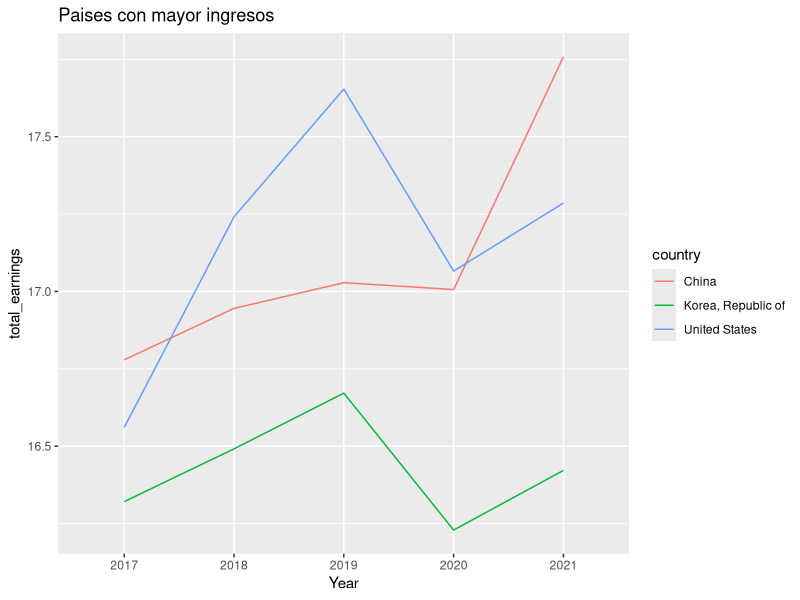
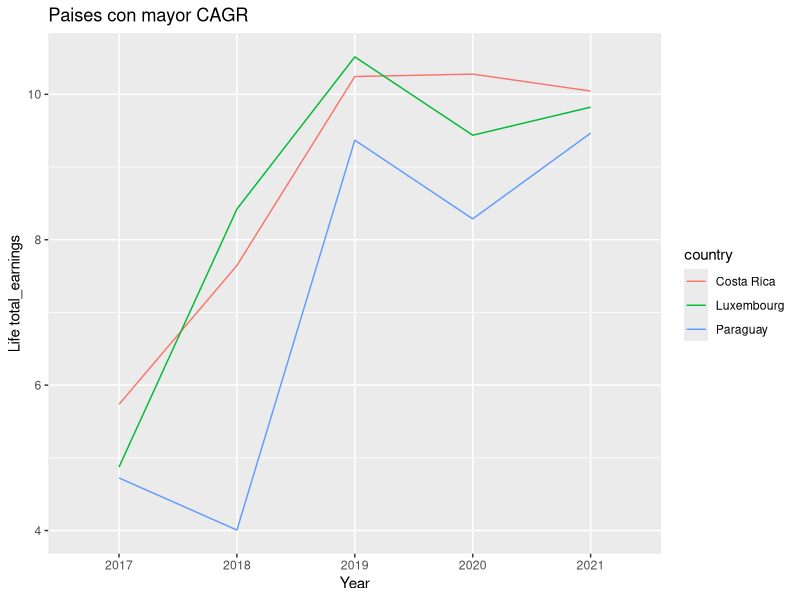

Reproduce these figures in R, in order.
## ---- chunk 1
# LIBRERIA USADAS
knitr::opts_chunk$set(echo = TRUE)
library(dplyr)
library(corrplot)
library(psych)
library(ggplot2)
library(fitdistrplus)
library(plm)
library(lmtest)
library(car)
library(lubridate)
## ---- chunk 2
df <- read.csv('df_17_21_noclean.csv') %>%
  dplyr::select(year, country, total_earnings, # orden de datos panel
         total_players,
         -iso, -code, #no aplica el modelo
         pbicap, 
         gdp_gr,
         CPI, # corrupcion
         internet, 
         elect_acc,
         exp_tech, # tech access
         net_mig,
         life_exp, # edades
         poblacion# people
        ) %>%
  arrange(country, decreasing = FALSE)


head(df, 3)
## ---- chunk 3
sapply(df, function(x) sum(is.na(x)))
## ---- chunk 4
# Pbi faltantes 
## "Cuba"  "Lebanon"  "Syrian Arab Republic"  "Venezuela"  
pbicap_faltantes <- unique(df[is.na(df$pbicap), ]$country)
df <- df[!df$country %in% pbicap_faltantes, ]

# Internet: 2 faltantes -> 2018 cambodia y trinidad y tobago

### Cambodia, hueco en 2018, reemplazdo por el promedio

df[df$country=='Cambodia', 'internet'][2] <- 
          (df[df$country=='Cambodia', 'internet'][1] + 
             df[df$country=='Cambodia', 'internet'][3])/2

### trinidad y tobago, reemplazdo por el promedio
df[df$country=='Trinidad and Tobago', 'internet'][2] <- 
          (df[df$country=='Trinidad and Tobago', 'internet'][1]+
              df[df$country=='Trinidad and Tobago', 'internet'][3])/2

# Acceso a electricidad y life expectanci solo antes del 2022
df <- df %>%
  filter(year < as.Date("2022-01-01"))

# EXportacion tecnologica voy a quitar a los paises que no tiene exportacion por temas politicos
##"Iran, Islamic Republic of" "United Arab Emirates" "Viet Nam"   
exp_faltantes <- unique(df[is.na(df$exp_tech), ]$country)
df <- df[!df$country %in% exp_faltantes, ]


# CPI macao no tiene por temas politicos
df <- df[df$country != 'Macao', ]

# Migation Hong Kong considerado dentro del gobierno de cina
df <- df[df$country != 'Hong Kong', ]

## primero para el year que falta en korea 2020 
df[df$country=='Korea, Republic of', 'net_mig'][4] <- 
   (df[df$country=='Korea, Republic of', 'net_mig'][3]+
      df[df$country=='Korea, Republic of', 'net_mig'][5])/2

## Mismos valores que el 2022
df[df$country=='Mongolia', 'net_mig'][4] <- -850
df[df$country=='Mongolia', 'net_mig'][5] <- -850

### Jugadores por poblacion por millon
df$players_ppl <- (df$total_players/df$poblacion)*1000000


### Jugadores por poblacion por millon
df$net_mig <- (df$net_mig/df$poblacion)*1000000


###########

# verificamos NAs, ahora no tengo NAS
sapply(df, function(x) sum(is.na(x)))
## ---- chunk 5
df_standar <- df %>% 
  mutate(across(c("total_earnings", "pbicap", "poblacion"), ~log(.)))%>%
  mutate(year = year(df$year))
## ---- chunk 6
dim(table(df_standar$country,df_standar$year))

colnames(df_standar)
## ---- chunk 7
attach(df_standar)
Y <- cbind(total_earnings)
X <- cbind(pbicap, 
           gdp_gr,
           internet, 
           life_exp, 
           poblacion, 
           players_ppl,
           net_mig
           )

df_panel <- pdata.frame(df_standar,
                        index=c('country','year'))

head(df_panel,3)
## ---- chunk 8
fijos <- plm(Y ~ X, data=df_panel, index=c('country','year'), model= "within")
summary(fijos)
## ---- chunk 9
random <- plm(Y ~ X, data=df_panel, index=c('country','year'), model= "random")
summary(random)
## ---- chunk 10
mco = plm(Y ~ X, data=df_panel,index=c("state", "year"), model="pooling")
summary(mco)
## ---- chunk 11
plmtest(mco, type=c("bp"))
## ---- chunk 12
phtest(fijos, random)
## ---- chunk 13
pFtest(fijos, mco) 
## ---- chunk 14
df_panel$country <- relevel(df_panel$country, ref = "Spain")
regresion_country_sp = lm(Y ~ X + factor(country), data = df_panel)

# summary(regresion_country)


p_values <- summary(regresion_country_sp)$coefficients[,4]
coeficiente <- summary(regresion_country_sp)$coefficients[,1]

no_significativo <- names(p_values)[which(p_values > 0.05)]

significativo_positivos <- names(p_values)[which(p_values < 0.05 & coeficiente>0)]

significativo_negativos <- names(p_values)[which(p_values < 0.05 & coeficiente<0)]
## ---- chunk 15
no_significativo
## ---- chunk 16
significativo_positivos
## ---- chunk 17
significativo_negativos
## ---- chunk 18
regresion_years = lm(Y~X+factor(year))
summary(regresion_years)
## ---- chunk 19
 df_panel %>%
  group_by(country) %>%
  top_n(3, total_earnings) %>%
  arrange(desc(total_earnings))

## ---- chunk 20
df_panel %>%
  group_by(country) %>%
  mutate(year = as.integer(year)) %>%
  summarise(CAGR = ifelse((last(year) - first(year)) != 0, 
                          (last(total_earnings) / first(total_earnings))^(1/(last(year)-first(year))) - 1, 0)) %>%
  arrange(desc(CAGR))
## ---- chunk 21
ggplot(df_panel %>%
  group_by(year) %>%
  filter(country %in% c('China', 'United States', 'Korea, Republic of')), 
  aes(x = year, y = total_earnings, group = country, color=country)) +
  geom_line() +
  labs(x = "Year", y = "total_earnings") +
  ggtitle("Paises con mayor ingresos") 
## ---- chunk 22
ggplot(df_panel %>%
  group_by(year) %>%
  filter(country %in% c("Luxembourg", "Paraguay", "Costa Rica")),
  aes(x = year, y = total_earnings, group = country, color=country)) +
  geom_line() +
  labs(x = "Year", y = "Life total_earnings") +
  ggtitle("Paises con mayor CAGR") 
